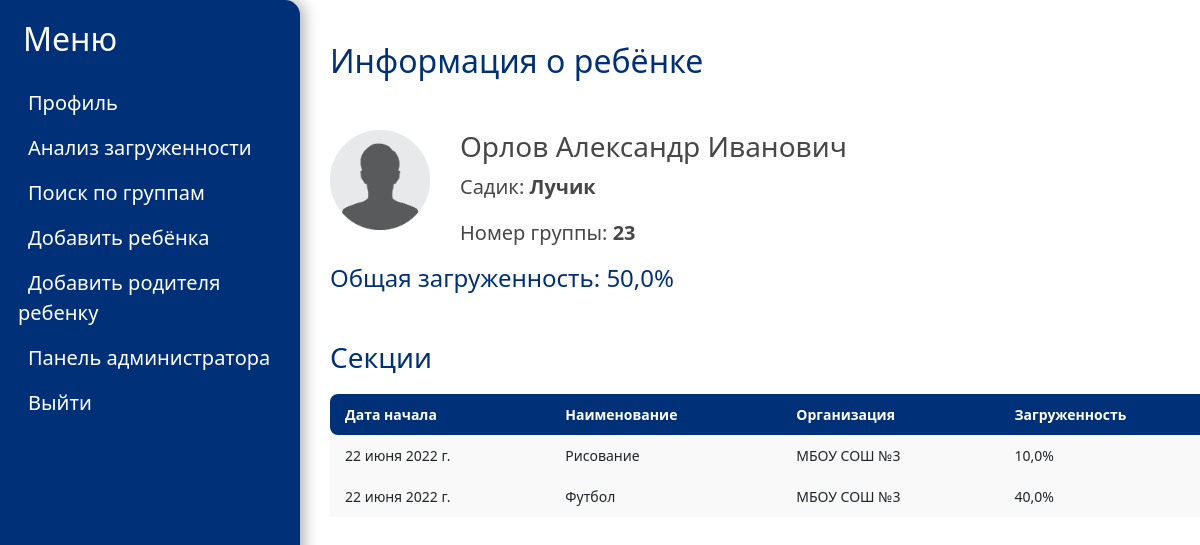
/child_info/2/ (signed in), run on the app's committed database.
### mainapp/models.py (models this page shows, shortened)
class Child(models.Model):
    Firstname = models.CharField(max_length=50, help_text='Введите имя ребенка', verbose_name='Имя', null=False)
    Lastname = models.CharField(max_length=50, help_text='Введите фамилию ребенка', verbose_name='Фамилия', null=False)
    Secondname = models.CharField(max_length=50, help_text='Введите отчество ребенка', verbose_name='Отчество', null=True, blank=True)
    date = models.DateField(help_text='Введите дату рождения', verbose_name='Дата рождения')
    group = models.ForeignKey('Group', on_delete=models.CASCADE, help_text='Введите номер группы', verbose_name='Группа')
    load = models.FloatField(default=0, help_text='Введите нагруженность ребенка', verbose_name="Нагруженность ребенка")
    sections = models.ManyToManyField('Section', help_text='Выберите секции ребенка', verbose_name='Секции', blank=True)
    parents = models.ManyToManyField('Parent', help_text='Выберите родителей ребенка', verbose_name='Родители', blank=True)

class Group(models.Model):
    title = models.CharField(max_length=50, help_text='Введите имя ребенка', verbose_name='Имя', null=False)
    garten = models.ForeignKey('Garten', on_delete=models.CASCADE, help_text='Выберите дет. сад', verbose_name='Дет. сад', null=False)

class Garten(models.Model):
    number = models.IntegerField(default=1, help_text='Введите номер детского сада', verbose_name='Номер дет. сада')
    title = models.CharField(max_length=150, help_text='Введите название дет. сада', verbose_name='Название', null=False)
    director = models.CharField(max_length=150, help_text='Введите директора дет. сада', verbose_name='Директор', null=False)

class Section(models.Model):
    title = models.CharField(max_length=150, help_text='Введите название секции', verbose_name='Секция', null=False)
    organization = models.ForeignKey('Organization', on_delete=models.CASCADE, help_text='Выберите организацию', verbose_name='Организация', null=False)
    date = models.DateField(help_text='Введите дату начала', verbose_name='Дата', auto_now_add=True)
    coach = models.CharField(max_length=150, help_text='Введите главного тренера секции', verbose_name='Тренер', null=True, blank=True)
    load = models.FloatField(default=10, help_text='Введите нагруженность секции', verbose_name="Нагруженность секции")

class Organization(models.Model):
    title = models.CharField(max_length=150, help_text='Введите название организации доп. образования', verbose_name='Организация', null=False)
    director = models.CharField(max_length=150, help_text='Введите директора организации', verbose_name='Директор', null = True, blank=True)

### mainapp/views.py (the view)
# urls.py: path('child_info/<int:id>/', views.child_info, name='child_info'),
def child_info(request, id):
    if request.user.is_authenticated:
        role = check_role(request)
        if role == 'p':
            parent = Parent.objects.get(person=request.user)
            childs = Child.objects.filter(parents=parent)
            child = Child.objects.get(id=id)
            sections = child.sections.all()
            s = float(0)
            section_list = []
            for section in sections:
                section_list.append([section, section.load])
                s += section.load
            if child in childs:
                return render(request, 'mainapp/child_info.html', {'child':child, 'load_all':s, 'role':role, "section_list": section_list})
            else:
                return HttpResponseRedirect('/')
        elif role == 'o' or role == 'g':
            child = Child.objects.get(id=id)
            sections = child.sections.all()
            s = float(0)
            section_list = []
            for section in sections:
                section_list.append([section, section.load])
                s += section.load
            return render(request, 'mainapp/child_info.html', {'child': child, 'load_all': s, 'role':role, "section_list": section_list})
        else:
            return HttpResponseRedirect('/')
    else:
        return HttpResponseRedirect('/')

### mainapp/views.py (called while the page is built)
def check_role(request):
    try:
        if User.objects.filter(pk=request.user.id, groups__name='Parent').exists():
            role = 'p'
        elif User.objects.filter(pk=request.user.id, groups__name='Admin_organization').exists():
            role = 'o'
        elif User.objects.filter(pk=request.user.id, groups__name='Admin_garten').exists():
            role = 'g'
        else:
            role = 'error'
    except:
        role = 'error'
    return role

### templates/mainapp/child_info.html (shortened to what this page needs)
<!DOCTYPE html>
<html lang="en">
{% load static %}
<head>
    <link href= '{% static "css/parent_profile.css" %}' rel="stylesheet" >
    <link rel="stylesheet" href="https://cdn.jsdelivr.net/npm/bootstrap@5.1.3/dist/css/bootstrap.min.css">
</head>
<body>
<div class="wrapper__navigation">
  <aside class="bd-aside sticky-xl-top text-muted align-self-start mb-3 mb-xl-5 px-2">
    <h2 class="wrapper__navigation-title">Меню</h2>
    <nav class="small" id="toc">
      <ul class="list-unstyled">
        {% if role == 'p' %}
        <li class="wrapper__navigation-link">
          <a
            href="/"
            class="wrapper__navigation-link"
            data-bs-toggle="collapse" aria-expanded="false"
            data-bs-target="#contents-collapse"
            aria-controls="contents-collapse"
          >Профиль</a>
        </li>
       <li class="wrapper__navigation-link">
          <a
            href="/add_section_child"
            class="wrapper__navigation-link"
            data-bs-toggle="collapse" aria-expanded="false"
            data-bs-target="#contents-collapse"
            aria-controls="contents-collapse"
          >Добавить доб. образование</a>
        </li>
        <li class="wrapper__navigation-link">
          <a
            href="/sections"
            class="wrapper__navigation-link"
            data-bs-toggle="collapse" aria-expanded="false"
            data-bs-target="#contents-collapse"
            aria-controls="contents-collapse"
          >Список доп. образований</a>
        </li>
        <li class="wrapper__navigation-link">
          <a
            href="/logout"
            class="wrapper__navigation-link"
            data-bs-toggle="collapse" aria-expanded="false"
            data-bs-target="#contents-collapse"
            aria-controls="contents-collapse"
          >Выйти</a>
        </li>
          {% elif role == 'g' %}
        <li class="wrapper__navigation-link">
            <a
              href="/"
              class="wrapper__navigation-link"
              data-bs-toggle="collapse" aria-expanded="false"
              data-bs-target="#contents-collapse"
              aria-controls="contents-collapse"
            >Профиль</a>
        </li>
        <li class="wrapper__navigation-link">
          <a
            href="/load_childs"
            class="wrapper__navigation-link"
            data-bs-toggle="collapse" aria-expanded="false"
            data-bs-target="#contents-collapse"
            aria-controls="contents-collapse"
          >Анализ загруженности</a>
        </li>
          <li class="wrapper__navigation-link">
          <a
            href="/group_search"
            class="wrapper__navigation-link"
            data-bs-toggle="collapse" aria-expanded="false"
            data-bs-target="#contents-collapse"
            aria-controls="contents-collapse"
          >Поиск по группам</a>
        </li>
          <li class="wrapper__navigation-link">
          <a
            href="/add_child"
            class="wrapper__navigation-link"
            data-bs-toggle="collapse" aria-expanded="false"
            data-bs-target="#contents-collapse"
            aria-controls="contents-collapse"
          >Добавить ребёнка</a>
        </li>
          <li class="wrapper__navigation-link">
          <a
            href="/add_parent"
            class="wrapper__navigation-link"
            data-bs-toggle="collapse" aria-expanded="false"
            data-bs-target="#contents-collapse"
            aria-controls="contents-collapse"
          >Добавить родителя ребенку</a>
        </li>
          <li class="wrapper__navigation-link">
          <a
            href="/admin"
            class="wrapper__navigation-link"
            data-bs-toggle="collapse" aria-expanded="false"
            data-bs-target="#contents-collapse"
            aria-controls="contents-collapse"
          >Панель администратора</a>
        </li>
        <li class="wrapper__navigation-link">
          <a
            href="/logout"
            class="wrapper__navigation-link"
            data-bs-toggle="collapse" aria-expanded="false"
            data-bs-target="#contents-collapse"
            aria-controls="contents-collapse"
          >Выйти</a>
        </li>
       {% endif %}
    </ul>
  </nav>
</aside>
</div>
<div class="wrapper__content">
    <br>
    <h2 class="wrapper__content-title">Информация о ребёнке</h2>
    <br>
    <div class="wrapper__content-chied-profile">
         <img class="chied-profile__image" src="{% static 'img/chel.png' %}">
        <ul>
            {% if child.Secondname != None %}
                <li><h3>{{ child.Lastname }}&nbsp;{{ child.Firstname }}&nbsp;{{child.Secondname}}</h3></li>
            {% else %}
                <li><h3>{{ child.Lastname }}&nbsp;{{ child.Firstname }}</h3></li>
            {% endif %}
                <li class="chied-profile__organization"><p>Садик: <strong>{{ child.group.garten.title}}</strong></p></li>
                <li class="chied-profile__group"><p>Номер группы: <strong>{{ child.group.title}}</strong></p></li>
        </ul>
    </div>
    <h4 class="wrapper__content-title">Общая загруженность: {{load_all}}%</h4>
    <h3 class="wrapper__content-title table-title">Секции</h3>
    <table class="wrapper__content__table">
        <thead>
          <tr>
            <th>Дата начала</th>
            <th>Наименование</th>
            <th>Организация</th>
            <th>Загруженность</th>
          </tr>
        </thead>
        {% for section,load in section_list %}
            <tr>
              <td>{{section.date}}</td>
              <td>{{section.title}}</td>
              <td>{{section.organization.title}}</td>
              <td>{{load}}%</td>
            </tr>
        {% endfor %}
    </table>
</div>
</body>
</html>

### static/css/parent_profile.css (style rules this page uses)
.wrapper__navigation { height: 100%; width: 300px; position: fixed; z-index: 1; top: 0; left: 0; background-color: #003077; color: white; overflow-x: hidden; padding-top: 20px; border-top-right-radius: 15px; box-shadow: 4px 0px 15px rgba(0, 0, 0, 0.32); }
.wrapper__navigation-title { color: white; margin: 0 0 30px 15px; }
.wrapper__navigation-link { color: white; margin-left: 10px; text-decoration: none; font-size: 20px; margin-bottom: 15px; }
.wrapper__content { display: flex; flex-direction: column; align-items: flex-start; justify-content: flex-start; margin-left: 300px; font-size: 28px; padding: 0px 30px; }
.wrapper__content-title { color: #003077; }
.wrapper__content-chied-profile { display: flex; align-items: flex-start; justify-content: center; }
.wrapper__content-chied-profile ul { padding-inline-start: 0px; margin-block-start: 0; margin-block-end: 0; }
.chied-profile__image { margin-right: 30px; }
.chied-profile__organization, .chied-profile__group { font-size: 20px; }
.table-title { margin-top: 40px; margin-bottom: 20px; }
.wrapper__content__table { margin-top: 20px; margin: initial; }
.wrapper__content__table { width: 900px; border: none; margin-bottom: 20px; }
.wrapper__content__table thead tr th { font-weight: bold; text-align: left; border: none; padding: 10px 15px; background: #003077; color: white; font-size: 14px; }
.wrapper__content__table thead tr th:first-child { border-radius: 8px 0 0 8px; }
.wrapper__content__table thead tr th:last-child { border-radius: 0 8px 8px 0; }
.wrapper__content__table tbody td { text-align: left; border: none; padding: 10px 15px; font-size: 14px; vertical-align: top; background: #f9f9f9; }
img { height: 100px; width: 100px; }
li { list-style-type: none; color: #474747; }
ul { margin-left: 0; padding-left: 0 !important; }

### templates/mainapp/child_info.html (style rules this page uses)
TD, TH { padding: 5px; font-size: 18px; border: 1px solid grey; text-align: center; }
table { margin: auto; }

### data on the page
Child: Lastname "Орлов", Firstname "Александр", Secondname "Иванович", group.garten "Лучик", group "23"
Section: date "22 июня 2022 г.", title "Рисование", organization "МБОУ СОШ №3", load "10,0"
Section: date "22 июня 2022 г.", title "Футбол", organization "МБОУ СОШ №3", load "40,0"

### other printed values
{{ load_all }} "50,0"
